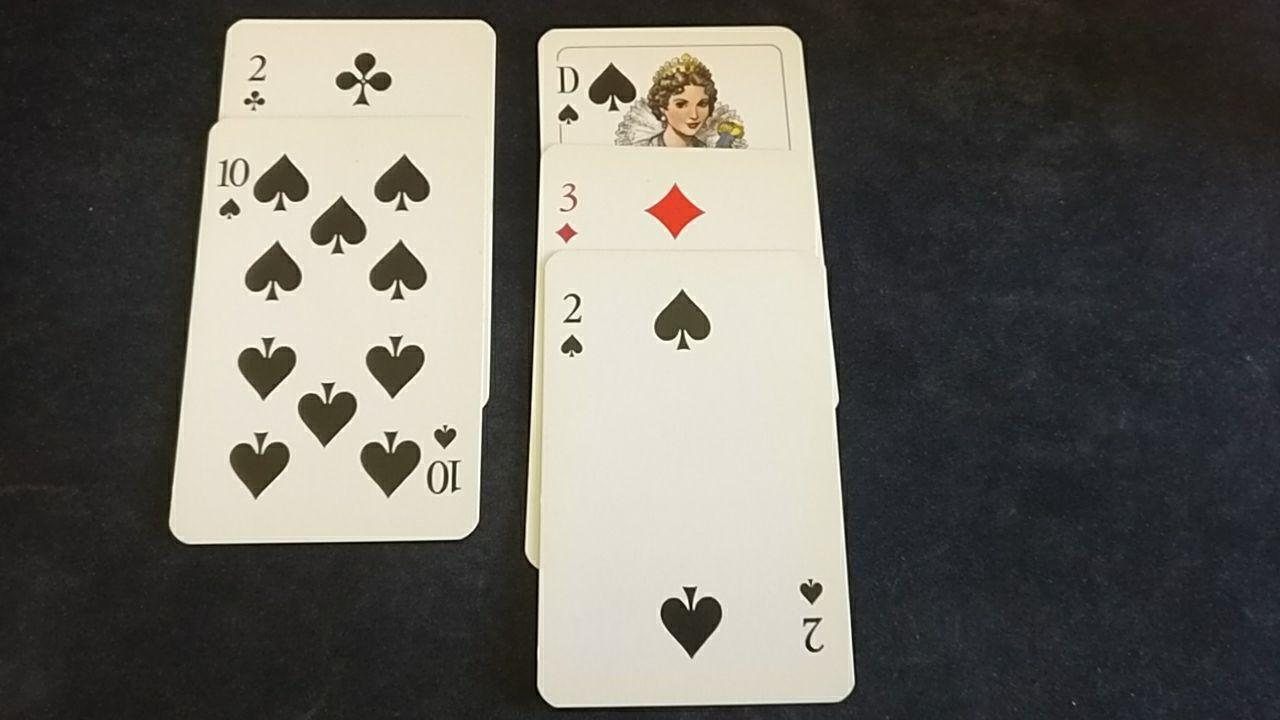
#> input picture server/card-detector/cards2.jpg, 1280 x 720 px
$ python detector.py
#> lines starting #> are read from the running program, lines starting #| are printed output that depends on the picture; after the words box and inside, x2 and y2 are one past the last pixel; in counts of white or black regions, pixels touching at a corner belong together
#> further down, image_test is the input picture: shape (720, 1280, 3); mean B, G, R 96.8, 103.4, 106
### server/card-detector/helpers.py
import numpy as np
import cv2
import time

font = cv2.FONT_HERSHEY_SIMPLEX

BG_THRESHOLD = 130

kernel = np.ones((5,5), np.uint8)

def get_background_reference(gray_image):
    image_w, image_h  = np.shape(gray_image)[:2]
    # Select random pixel at the bottom left as background reference point
    background_pixel = gray_image[int(image_w/100)][int(image_h/100)]
    return background_pixel + BG_THRESHOLD

def threshold_image(image):
    grayed  = cv2.cvtColor(image, cv2.COLOR_BGR2GRAY)
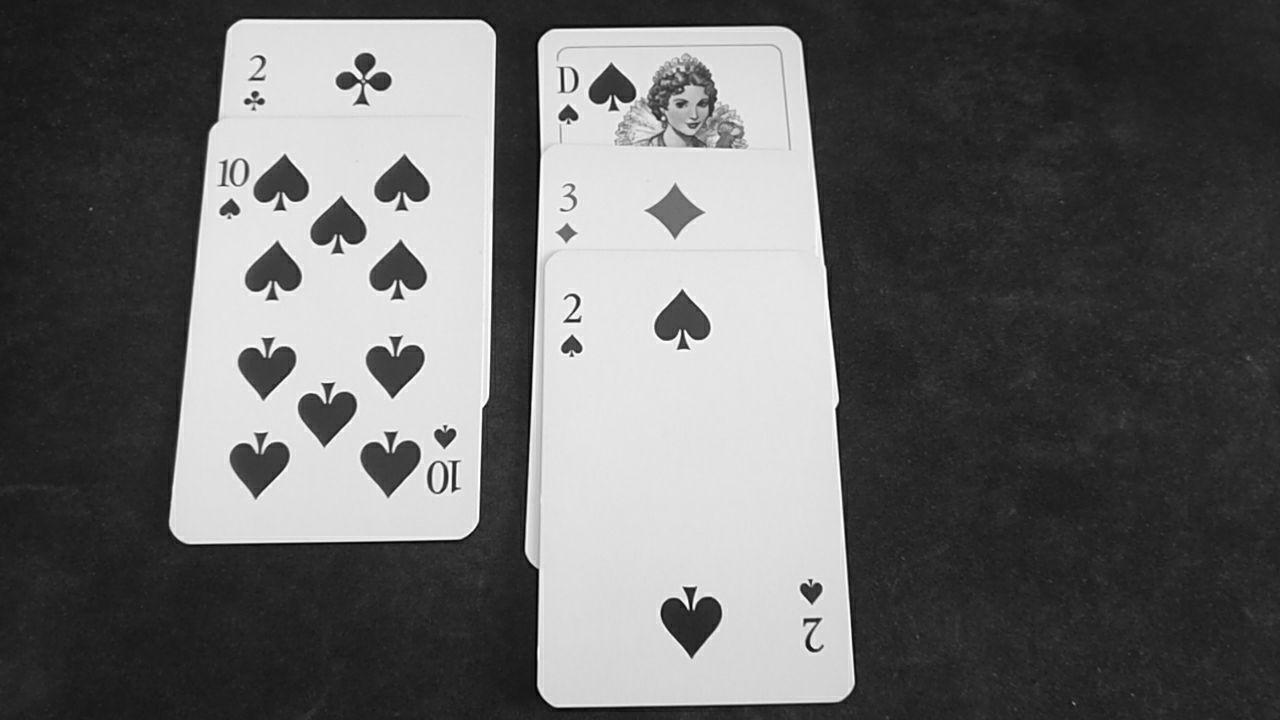
#> grayed: shape (720, 1280); min 1, max 254, mean 103.5
    blurred = cv2.GaussianBlur(grayed, (1,1), 1000)

    thresh_level   = get_background_reference(grayed)
#> in get_background_reference, `background_pixel = gray_image[int(image_w/100)][int(image_h/100)]`: background_pixel = 24
#> thresh_level = 154
    _, thresholded = cv2.threshold(blurred, thresh_level, 255, cv2.THRESH_BINARY)
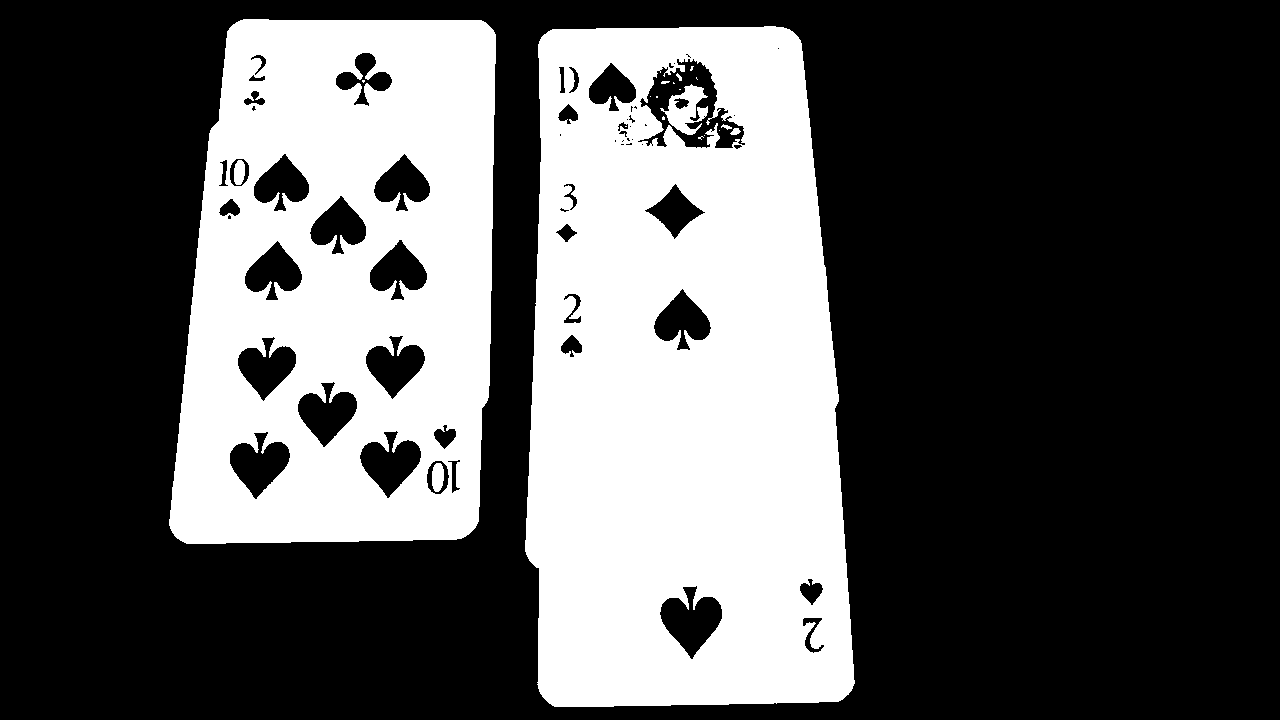
#> thresholded: shape (720, 1280); 34.5% white; 21 white regions (12 under 20 px)

    return thresholded

def find_number_suit(thresholded_image, img):
    #thresholded_image = cv2.erode(thresholded_image, kernel, iterations=1)
    cnts, hier = cv2.findContours(thresholded_image, cv2.RETR_EXTERNAL, cv2.CHAIN_APPROX_SIMPLE)
#> cnts = 2 contours; box (x1, y1, x2, y2) and area: (525, 26, 855, 707) 198982, (169, 19, 496, 544) 152240
    #numcards = len(cnts)-1
    #contours = sorted(cnts, key=cv2.contourArea, reverse=True)[:numcards]
    rects = []
    contor_img = None
    for c in cnts:
        if cv2.contourArea(c) < 7000:
            continue
        # Idea: Create approximation trapezoid
        # Use trapezoid corners as homography or warpperspective
        # https://stackoverflow.com/a/44156317

        hull = cv2.convexHull(c)
        cv2.drawContours(img,[hull],0,(0,255,0),2)
        # x,y,w,h
        brect = cv2.boundingRect(c)
        rects.append(brect)
#> this loop made 2 passes
#> brect on passes 1 to 2: (525, 26, 330, 681), (169, 19, 327, 525)
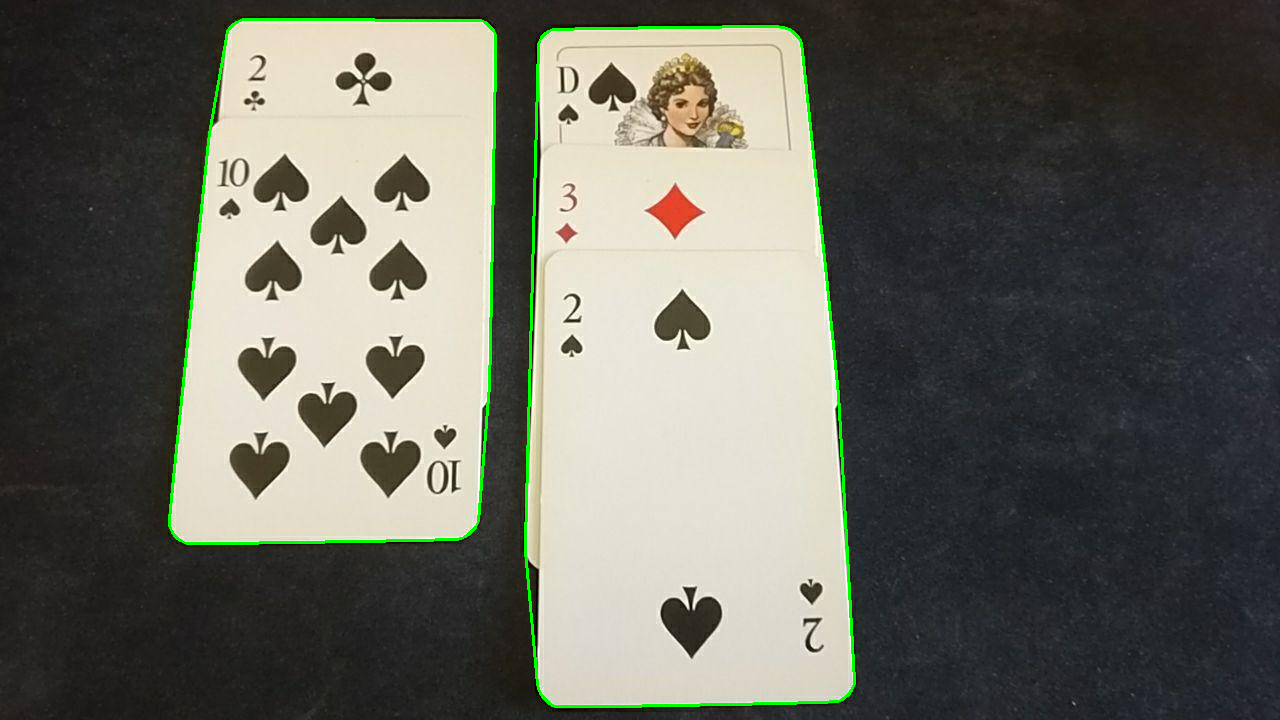
#> img: shape (720, 1280, 3); mean B, G, R 95.6, 105, 104.7
#> after the loop, rects = [(525, 26, 330, 681), (169, 19, 327, 525)]
        #h, status = cv2.findHomography(pts_src, pts_dst)
        #cv2.rectangle(img,(x,y),(x+w,y+h),(0,255,0),2)

    #cv2.imshow('convex hull',contor_img)
    return rects

### server/card-detector/detector.py
import cv2
import numpy as np
import time
import os
from helpers import *

IMAGE_W = 1280
IMAGE_H = 720

image_test = cv2.imread('cards2.jpg')
processed_img = threshold_image(image_test)
cnts = find_number_suit(processed_img, image_test)
#> cnts = [(525, 26, 330, 681), (169, 19, 327, 525)]
#cv2.drawContours(image_test, cnts, -1, (0,255,0), 3)

cv2.imshow('result', image_test)
cv2.waitKey(0)
cv2.destroyAllWindows()

$ run again, with server/card-detector/cards3.jpg copied over server/card-detector/cards2.jpg
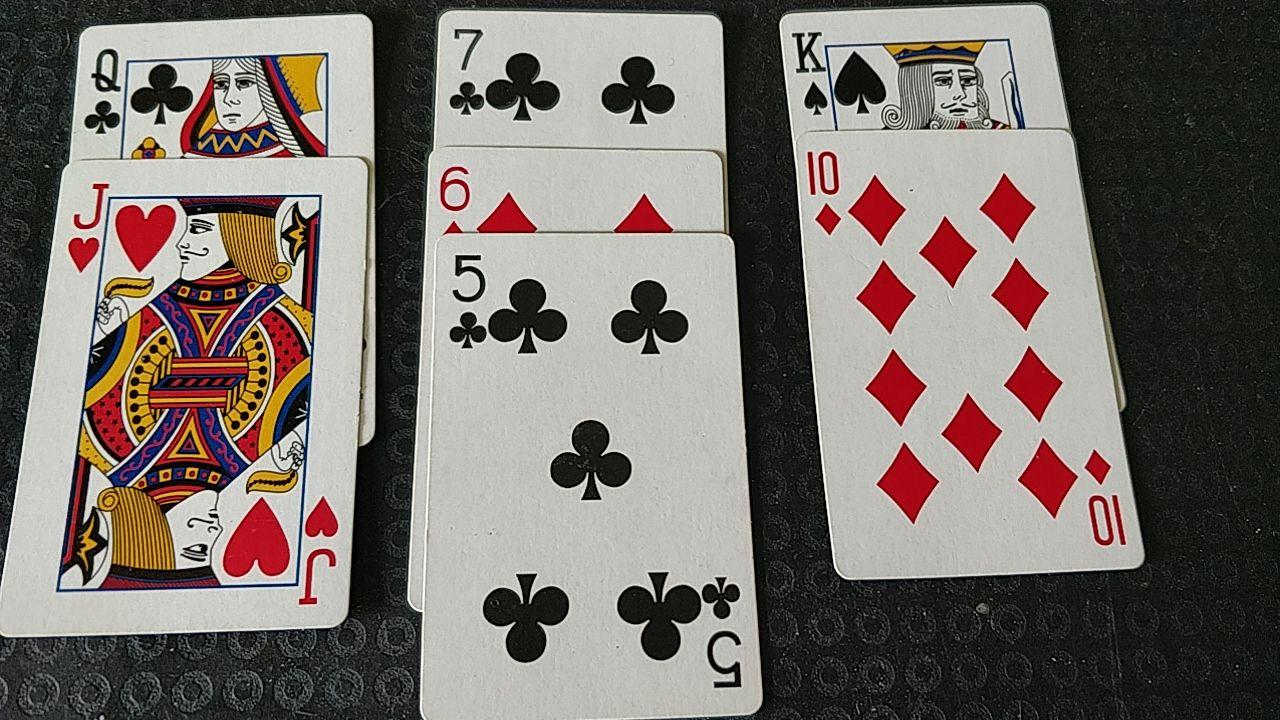
#> input picture server/card-detector/cards3.jpg, 1280 x 720 px
#> image_test is the input picture: shape (720, 1280, 3); mean B, G, R 107.1, 112.5, 120.3
#> background_pixel = 46
#> thresh_level = 176
#> in threshold_image, `_, thresholded = cv2.threshold(blurred, thresh_level, 255, cv2.THRESH_..`:
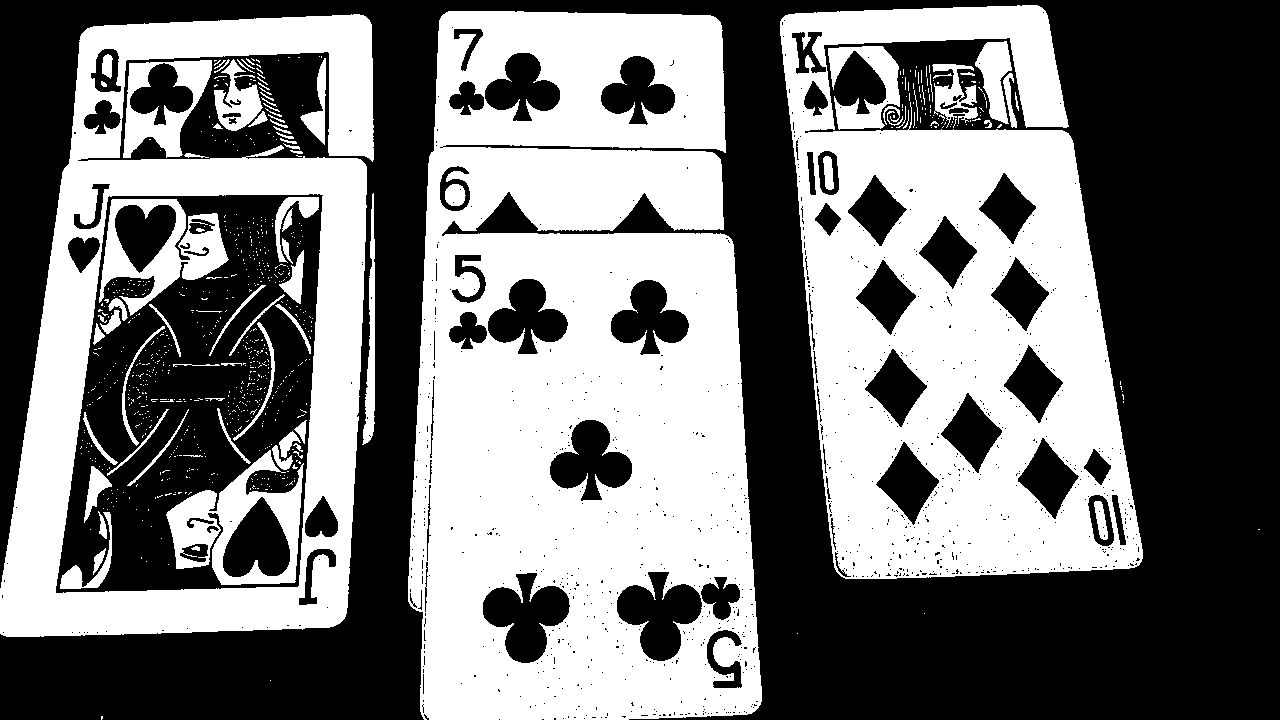
#> thresholded: shape (720, 1280); 46.5% white; 796 white regions (711 under 20 px)
#> in find_number_suit, `cnts, hier = cv2.findContours(thresholded_image, cv2.RETR_EXTERNAL, cv..`: cnts = 162 contours, 141 with area under 20; largest, box (x1, y1, x2, y2) and area: (408, 11, 762, 720) 218659, (0, 14, 374, 637) 174267, (780, 5, 1143, 579) 146514, (123, 60, 212, 158) 5834, (828, 46, 900, 130) 2613
#> the loop in find_number_suit, `for c in cnts:` made 162 passes
#> c on passes 1 to 3: [[101, 716], [101, 719], [102, 718], [102, 716]], [[270, 680]], [[797, 633]]
#> after the loop in find_number_suit, `for c in cnts:`:
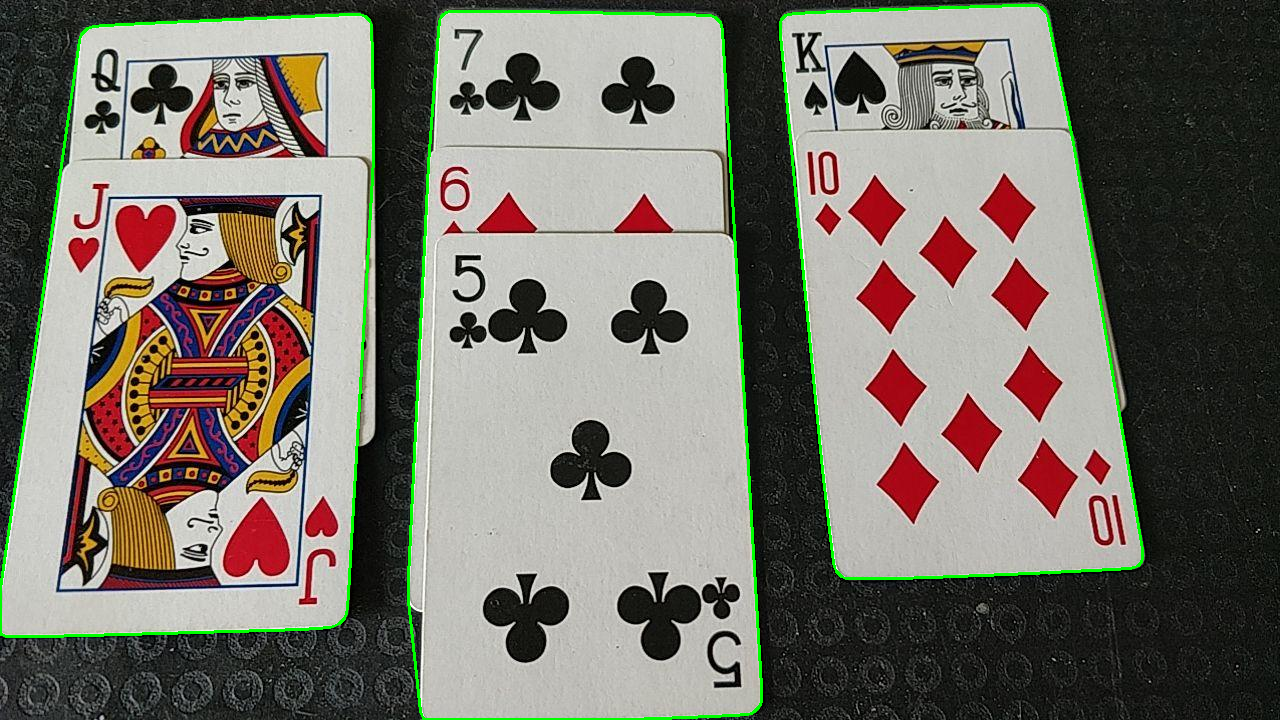
#> img: shape (720, 1280, 3); mean B, G, R 105.2, 115, 118.3
#> after the loop in find_number_suit, `for c in cnts:`: rects = [(0, 14, 374, 623), (408, 11, 354, 709), (780, 5, 363, 574)]
#> `cnts = find_number_suit(processed_img, image_test)`: cnts has the same summary as rects in find_number_suit
